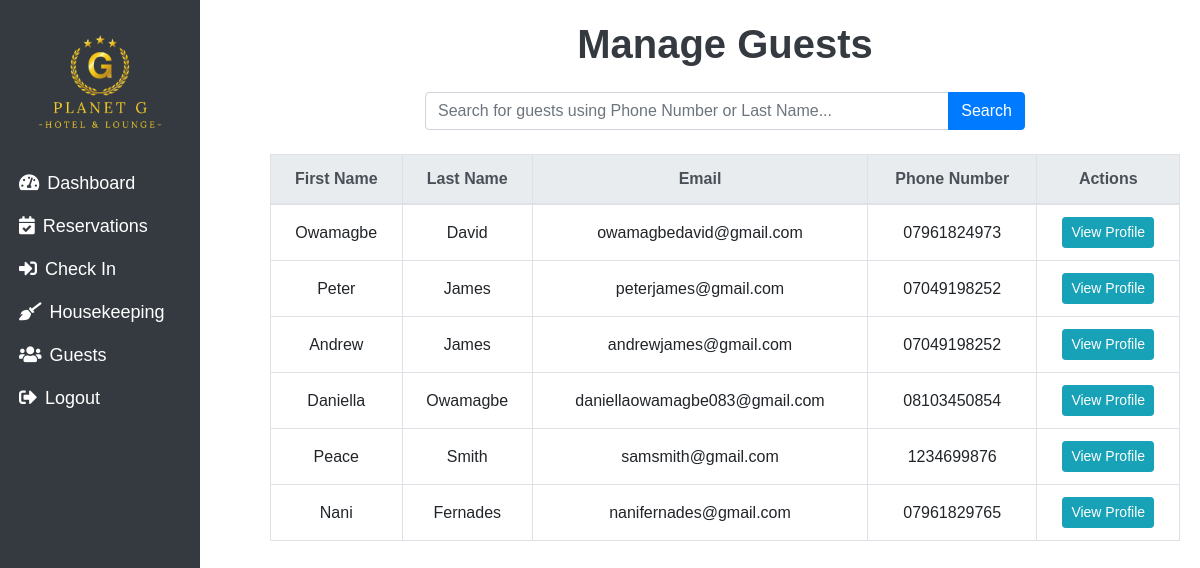
The app's page /guests, older data.
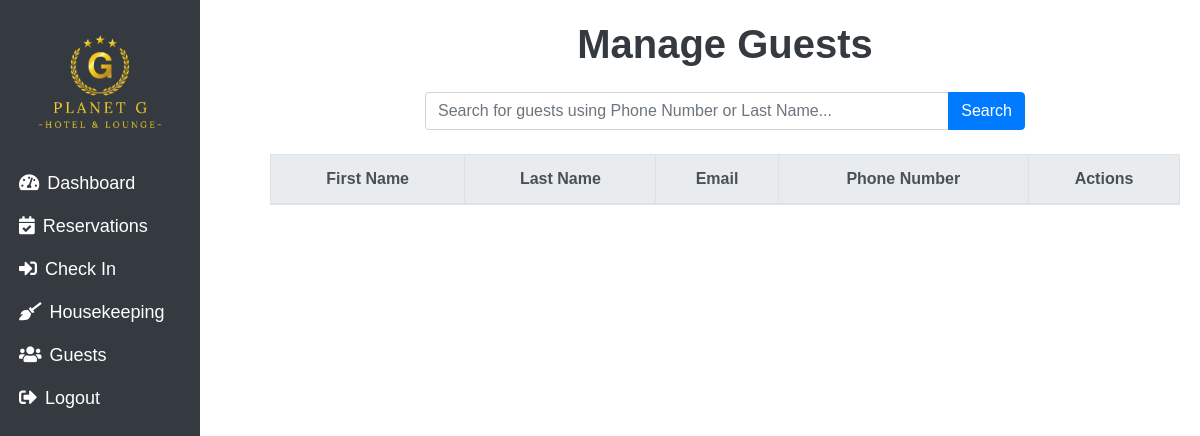
The same page, newer data.
### main.py (models this page shows)
class Guest(db.Model):
    id = db.Column(db.Integer, primary_key=True)
    first_name = db.Column(db.String(100), nullable=False)
    last_name = db.Column(db.String(100), nullable=False)
    phone_number = db.Column(db.String(20), nullable=False, unique=True)  # Ensure phone number is unique
    email = db.Column(db.String(120), nullable=False, unique=True)  # Email remains unique
    address = db.Column(db.String(200), nullable=False)
    id_type = db.Column(db.String(50), nullable=True)
    id_number = db.Column(db.String(50), nullable=True)
    bookings = db.relationship('Booking', backref='guest', lazy=True)

### main.py (the view)
@app.route('/guests', methods=['GET'])
def manage_guests():
    search_query = request.args.get('search', '').strip()
    if search_query:
        guests = Guest.query.filter(
            (Guest.first_name.ilike(f"%{search_query}%")) |
            (Guest.last_name.ilike(f"%{search_query}%")) |
            (Guest.email.ilike(f"%{search_query}%")) |
            (Guest.phone_number.ilike(f"%{search_query}%"))
        ).all()
    else:
        guests = Guest.query.all()
    return render_template('manage_guests.html', guests=guests, search_query=search_query)

### templates/manage_guests.html (shortened to what this page needs)
<!DOCTYPE html>
<html lang="en">
<head>
    <link rel="stylesheet" href="https://stackpath.bootstrapcdn.com/bootstrap/4.5.2/css/bootstrap.min.css">
    <link rel="stylesheet" href="/static/css/rooms.css" />
    <link rel="stylesheet" href="/static/css/dashboard.css" />
    <link href="https://cdnjs.cloudflare.com/ajax/libs/font-awesome/5.15.4/css/all.min.css" rel="stylesheet">
</head>
<body>
<div class="col-md-2 col-sm-4 bg-dark text-white vh-100 p-1 sidebar">
    <div class="text-center">
        <img src="/static/assets/images/planetgelimgbulogo.png" alt="Hotel Logo" class="img-fluid mb-2" style="width: 150px;">
    </div>
    <nav class="nav flex-column">
        <a class="nav-link text-white py-2" href="/dashboard">
            <i class="fas fa-tachometer-alt mr-2"></i>Dashboard
        </a>
        <a class="nav-link text-white py-2" href="/reservations">
            <i class="fas fa-calendar-check mr-2"></i>Reservations
        </a>
        <a class="nav-link text-white py-2" href="/bookings">
            <i class="fas fa-sign-in-alt mr-2"></i>Check In
        </a>
        <a class="nav-link text-white py-2" href="/housekeeping">
            <i class="fas fa-broom mr-2"></i>Housekeeping
        </a>
        <a class="nav-link text-white py-2" href="/guests">
            <i class="fas fa-users mr-2"></i>Guests
        </a>
        <a class="nav-link text-white py-2" href="/logout">
            <i class="fas fa-sign-out-alt mr-2"></i>Logout
        </a>
    </nav>
</div>
    <div class="content">
        <h1 class="text-center">Manage Guests</h1>
        <form method="GET" action="{{ url_for('manage_guests') }}" class="search-bar">
            <div class="input-group">
                <input type="text" name="search" class="form-control" placeholder="Search for guests using Phone Number or Last Name..." value="{{ search_query }}">
                <div class="input-group-append">
                    <button class="btn btn-primary" type="submit">Search</button>
                </div>
            </div>
        </form>
        <div class="table-responsive">
            <table class="table table-bordered table-hover">
                <thead class="thead-light">
                    <tr>
                        <th>First Name</th>
                        <th>Last Name</th>
                        <th>Email</th>
                        <th>Phone Number</th>
                        <th>Actions</th>
                    </tr>
                </thead>
                <tbody>
                    {% for guest in guests %}
                    <tr>
                        <td>{{ guest.first_name }}</td>
                        <td>{{ guest.last_name }}</td>
                        <td>{{ guest.email }}</td>
                        <td>{{ guest.phone_number }}</td>
                        <td>
                            <a href="{{ url_for('view_guest_profile', guest_id=guest.id) }}" class="btn btn-info btn-sm">View Profile</a>
                        </td>
                    </tr>
                    {% endfor %}
                </tbody>
            </table>
        </div>
    </div>
</body>
</html>

Row changes from the older to the newer data that the page shows:
removed Guest: first_name "Owamagbe", last_name "David", email "owamagbedavid@gmail.com", phone_number "07961824973"
removed Guest: first_name "Peter", last_name "James", email "peterjames@gmail.com", phone_number "07049198252"
removed Guest: first_name "Andrew", last_name "James", email "andrewjames@gmail.com", phone_number "07049198252"
removed Guest: first_name "Daniella", last_name "Owamagbe", email "daniellaowamagbe083@gmail.com", phone_number "08103450854"
removed Guest: first_name "Peace", last_name "Smith", email "samsmith@gmail.com", phone_number "1234699876"
removed Guest: first_name "Nani", last_name "Fernades", email "nanifernades@gmail.com", phone_number "07961829765"
